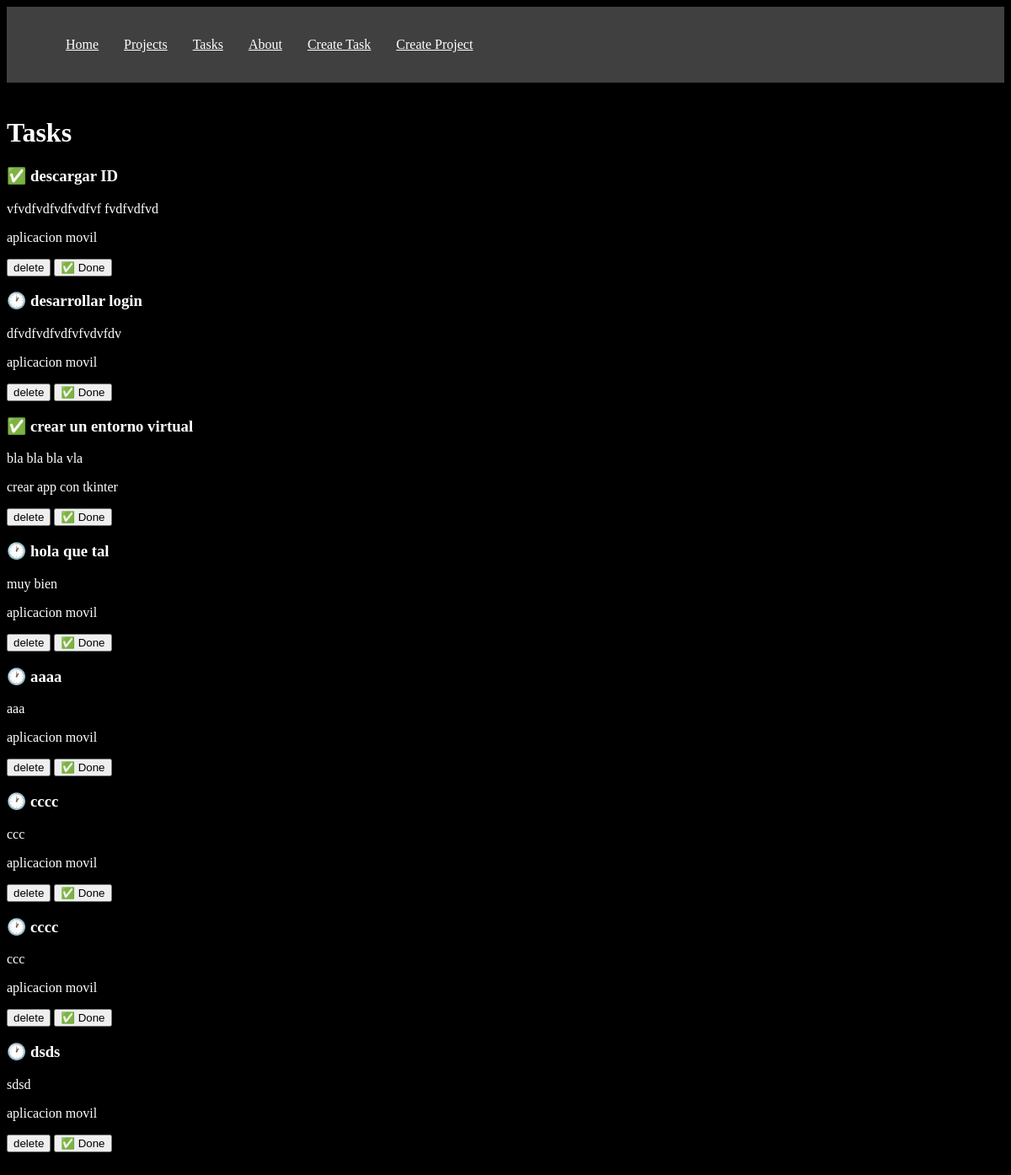
/tasks/, run on an earlier commit of the app's database.
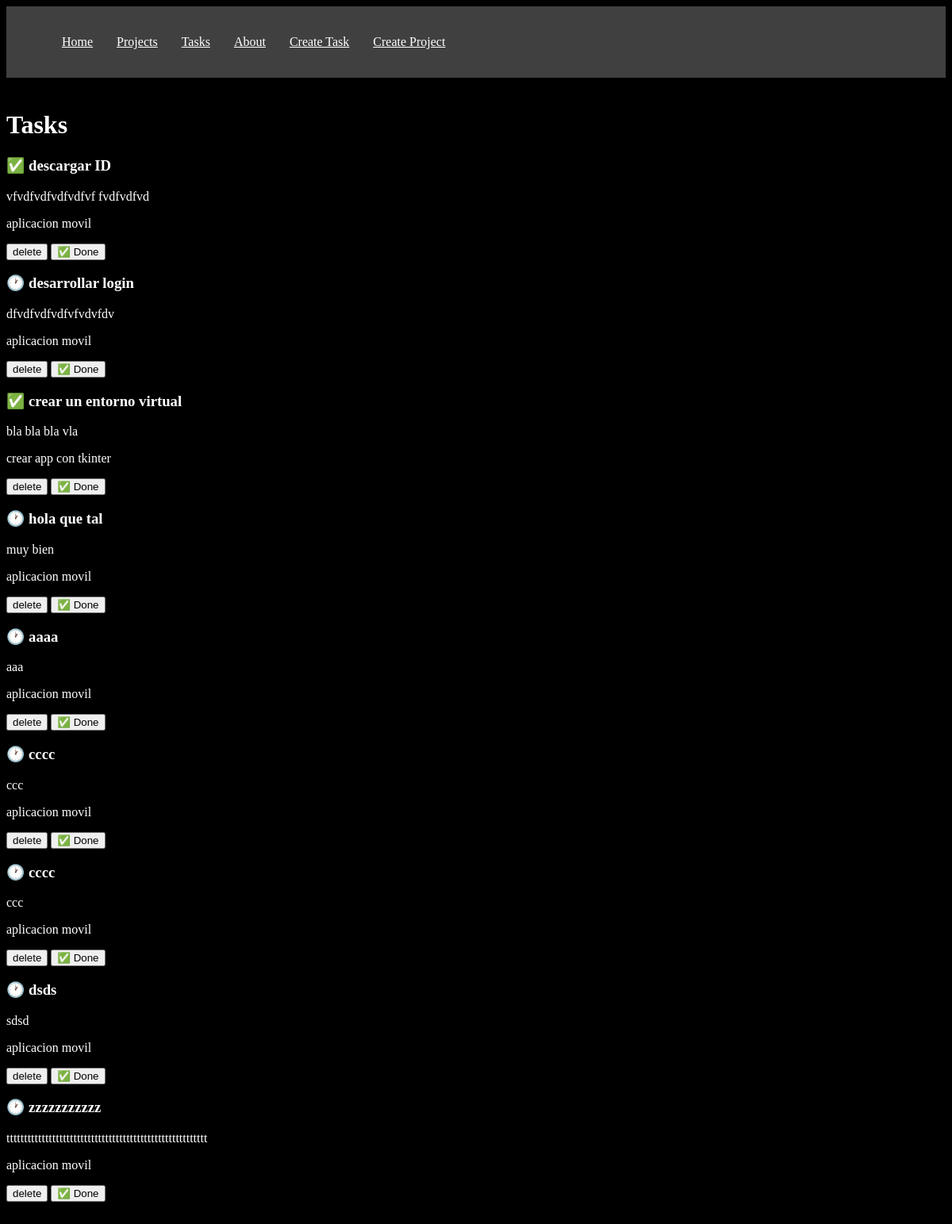
And on a later commit of the database.
### myapp/models.py (models this page shows, shortened)
class Task(models.Model):
    title = models.CharField(max_length=200)
    description= models.TextField()
    project = models.ForeignKey(Project, on_delete=models.CASCADE)
    done = models.BooleanField(default=False)
    objects = models.Manager()

class Project(models.Model):
    name = models.CharField(max_length=200)
    objects = models.Manager()
    def __str__(self):
        return str(self.name)

### myapp/views.py (the view)
# urls.py: path('tasks/', views.tasks,name='tasks'),
def tasks(request):
    tasks = Task.objects.all()
    return render(request,"tasks.html",{
        'tasks':tasks
    })

### myapp/templates/tasks.html (shortened to what this page needs)
<!DOCTYPE html>
<html>
<head>
</head>
<body>
    {% extends 'base.html' %}
    {% block content %}
    <h1>Tasks</h1>
    {%for task in tasks%}
    <h3>{%if task.done == False%}🕐{% else %}✅{% endif %} {{task.title}} </h3>
    <p> {{ task.description }} </p>
    <p> {{task.project}} </p>
    <button>
        delete
    </button>
    <button>
        ✅ Done
    </button>
    {% endfor %}
    {% endblock %}

What changed in the data, as far as the page shows it:
added Task: title "zzzzzzzzzzz", description "ttttttttttttttttttttttttttttttttttttttttttttttttttttttttt", project "aplicacion movil"
